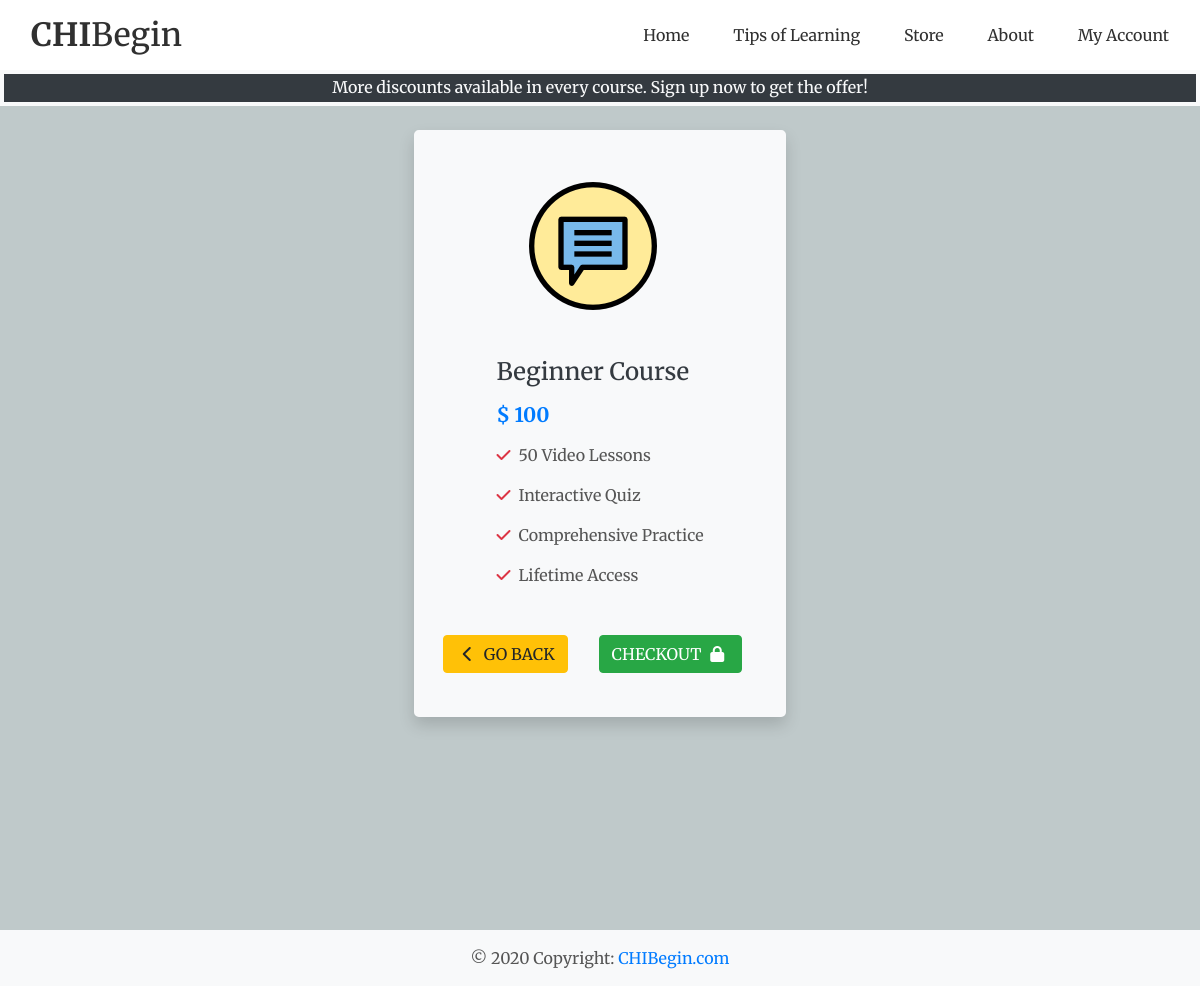
The page /store/1 on the database its author committed.
### store/models.py (models this page shows, shortened)
class Store(models.Model):
    category = models.ForeignKey('Category', null=True, blank=True, on_delete=models.SET_NULL)
    sku = models.CharField(max_length=20, null=True, blank=True)
    name = models.CharField(max_length=254)
    description_1 = models.TextField()
    description_2 = models.TextField()
    description_3 = models.TextField()
    description_4 = models.TextField()
    before_discount = models.DecimalField(max_digits=6, decimal_places=0)
    price = models.DecimalField(max_digits=6, decimal_places=0)
    image = models.ImageField(null=True, blank=True)

### store/views.py (the view)
# urls.py: path('<store_id>', views.course_detail, name='course_detail'),
def course_detail(request, store_id):
    store = get_object_or_404(Store, pk=store_id)
    context = {
        'store': store,
    }
    return render(request, 'store/course_detail.html', context)

### store/templates/store/course_detail.html (shortened to what this page needs)
{% extends 'base.html' %}
{% load static %}
{% block content %}
    <div class="container vh-100">
        <div class="row justify-content-center">
            <div class="border border-4 border-light rounded-lg bg-light shadow">
                <div class="col-12 col-md-12 col-lg-12 ml-5">
                    <div class="image-container my-5 ml-5">
                        <img src="/media/{{ store.image }}" alt="{{ store.name }}">
                    </div>
                </div>
                <div class="col-12 col-md-12 col-lg-12 mx-5">
                    <div class="col-12 col-md-12 col-lg-12 product-details-container mb-5">
                        <h4 class="mb-0 text-dark">{{ store.name }}</h4>
                        <h4 class="lead mt-3 mb-3 text-left text-primary font-weight-bold">$ {{ store.price }}</h4>
                        <p class="mt-3"><i class="fa fa-check text-danger pr-2" aria-hidden="true"></i>{{ store.description_1 }}</p>
                        <p class="mt-3"><i class="fa fa-check text-danger pr-2" aria-hidden="true"></i>{{ store.description_2 }}</p>
                        <p class="mt-3"><i class="fa fa-check text-danger pr-2" aria-hidden="true"></i>{{ store.description_3 }}</p>
                        <p class="mt-3"><i class="fa fa-check text-danger pr-2" aria-hidden="true"></i>{{ store.description_4 }}</p>
                    </div>
                </div>
                <div class="row justify-content-center">
                    <div class="col-5 col-md-5 mb-4">
                        <a href="{% url 'store' %}" class="btn btn-warning rounded-1 ml-2 mb-3">
                            <span class="icon">
                                <i class="fas fa-chevron-left"></i>
                            </span>
                            <span class="text-uppercase">Go Back</span>
                        </a>
                    </div>
                    <div class="col-6 col-md-6 mb-4">
                        <form class="form" action="{% url 'checkout' %}">
                            <button type="submit" name="store_id" value="{{ store.id }}" class="btn btn-success rounded-1 text-uppercase">
                                <span class="text-uppercase">Checkout</span>
                                <span class="icon">
                                    <i class="fas fa-lock"></i>
                                </span>
                            </button>
                        </form>
                    </div>
                </div>
            </div>
        </div>
    </div>
{% endblock %}

### static/css/base.css (style rules this page uses)
html { height: 100%; }
body { background-color: #bfc9ca; color: #555555; font-family: 'Merriweather', serif; }
.icon { align-items: center; display: inline-flex; justify-content: center; height: 1.5rem; width: 1.5rem; }
.border-4 { border-width: 4px !important; }
@media (min-width: 1200px) { .container { max-width: 80%; } }

### rows shown on the page
Store: image (picture), name "Beginner Course", price "100", description_1 "50 Video Lessons", description_2 "Interactive Quiz", description_3 "Comprehensive Practice", description_4 "Lifetime Access"
